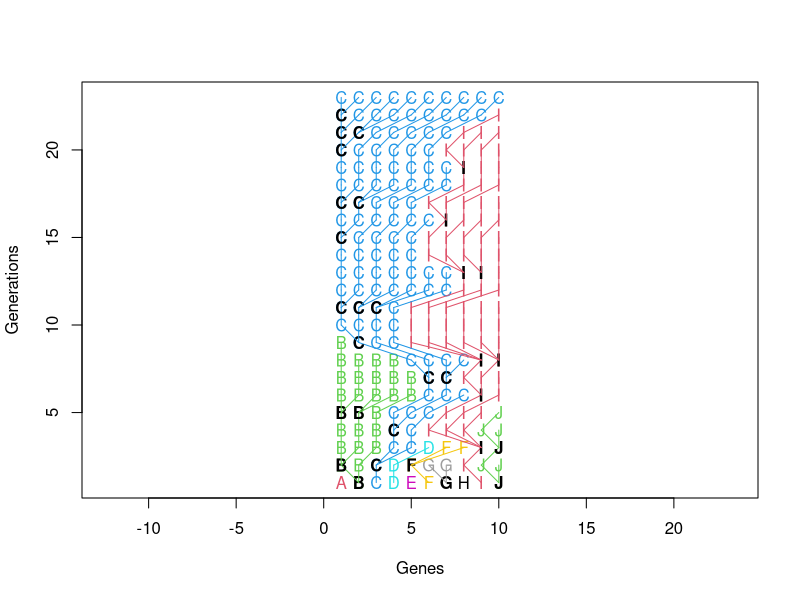

Write R code to recreate this figure.
# Description  ------------------------------------------------------------
#### ### ### ## #### ### ### ## #### ### ### ## 
# Genetic drift simulation
# Created by Marc-Olivier Beausoleil
# 2022-01-07
# Why: 
# Requires:
# NOTES: 
# Reference : 
# Futuyma p. 171 figure 7.5
#### ### ### ## #### ### ### ## #### ### ### ## 

# Generate coalescence ----------------------------------------------------
# Maximum population size 
pop = 5 # The maximum at the moment is 13 
n.genes = c(pop*2)
# Total number of gametes in the population 
n.sperm = 20
n.eggs = 20
n.gametes = c(pop*(n.sperm+n.eggs))

# Get the fake genes names
x <- LETTERS[1:n.genes]
# Make data frame with genes in it 
coalescence <- data.frame(gene = matrix(c(x),ncol = 1, nrow = n.genes))
# First generation of genes 
coalescence$gen1 = 1
# Number of generations 
gen = 100

# Loop to track the within population allele frequency change 
for (i in 1:gen) {
  # Get the last column index 
  last.col.index = ncol(coalescence)
  # Find the genes present from the last generation
  genes.present = coalescence$gene[coalescence[,last.col.index]>0]
  # Get the probability of having a gene reproduce based on its frequency 
  probs.genes = coalescence[,last.col.index][coalescence[,last.col.index]>0]/n.genes
  
  # binomial function to generate the new allele frequency (0 = q, 1 = p)
  # allele.fq = rbinom(n = n.gametes, size = 1, prob = prob.p)
  
  # Number of genes present 
  max.nb.gene = length(genes.present)
  
  # Get the genes reproduce
  drifted.genes = sample(x = genes.present, size = n.gametes, replace = T, prob = probs.genes)
  # gametes.to.combine = drifted.genes[as.logical(allele.fq)]
  
  # Randomly sample the population (this is the drift, a random sample of the population)
  all.drift = sample(x = drifted.genes, size = n.genes, replace = F)
  
  # Combine the data 
  temp.df = as.data.frame(table(all.drift))
  coalescence = merge(x = coalescence,y = temp.df,
                      by.x = "gene",by.y = "all.drift", 
                      all.x = TRUE)
  # Replace NAs with 0
  coalescence[is.na(coalescence)] <- 0
  # Make last column name
  lastname = paste0("gen",i+1)
  names(coalescence)[names(coalescence) == 'Freq'] <- lastname
  
  # Check if the genes are at fixation 
  test = length(which(unlist(coalescence[names(coalescence) == lastname]) %in% 10))
  if(test > 0) {break}
}
coalescence


# Gene tree ---------------------------------------------------------------
# Futuyma p. 171 figure 7.5
# Make a plot with the genes in all generations 
gene.seq = 1:n.genes
y = 1:(ncol(coalescence)-1)
# Make empty plot 
plot(NA,type = "n",
     ylab = "Generations",
     xlab = "Genes",asp = 1,
     ylim = range(y),xlim = range(gene.seq))

# Make the data frame with all genes in each generation
newdat = NULL
for (j in 2:ncol(coalescence)) {
  tmp = rep(coalescence$gene,coalescence[,j])
  df.tmp = data.frame(tmp,id = 1:n.genes)
  newdat = rbind(newdat,tmp)
  text(gene.seq,y = j-1,tmp,col = as.numeric(factor(tmp,levels = LETTERS[1:n.genes]))+1)
  newdat[nrow(newdat)-1,]
  newdat[nrow(newdat),]
}
# Add the segments based on the relationship between the genes 
for (z in 1:n.genes) {
  # Gene to be tracked 
  check.gene = LETTERS[z]
  for (k in 1:(ncol(coalescence)-2)) {
    # check the position of each gene in 2 consecutive generations 
    gen1 = (1:n.genes)[newdat[k,] ==check.gene]
    gen2 = (1:n.genes)[newdat[k+1,] ==check.gene]
    # If nothing in the next generation, skip the iteration 
    if(length(gen2)==0) {break}
    # If there is less elements in gen2, subset gen1 to the length of gene2
    if (length(gen2)<length(gen1)) {gen1 = gen1[1:length(gen2)]}
    # make a temporary data to get the position of gene in the 2 generations 
    ddd = rbind(gen1,gen2)
    # Reorder the genes 
    ddd[1,] = sort(ddd[1,])
    
    text(x = unique(ddd[1,][duplicated(ddd[1,])]),y = k,labels = check.gene,font =2)
    # Draw the segment from generation 1 to generation 2 
    segments(x0 = ddd[1,],
             y0 = k,
             x1 = ddd[2,],
             y1 = k+1,
             col = z+1) # colour based on the iteration number (the gene)
  } # End of k
} # End of z
